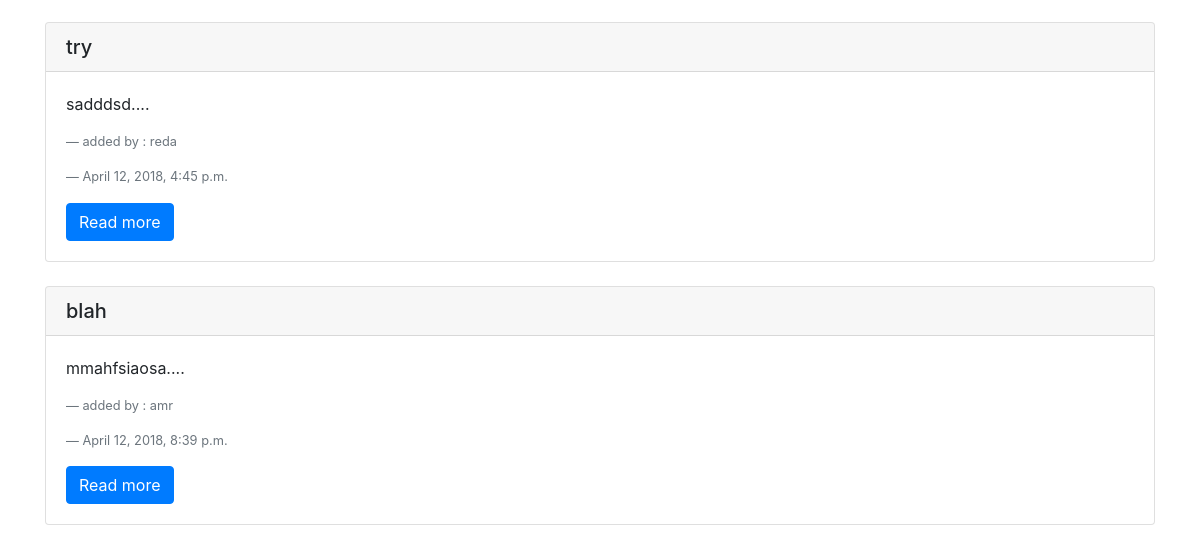
The app's page / (lower part), older data.
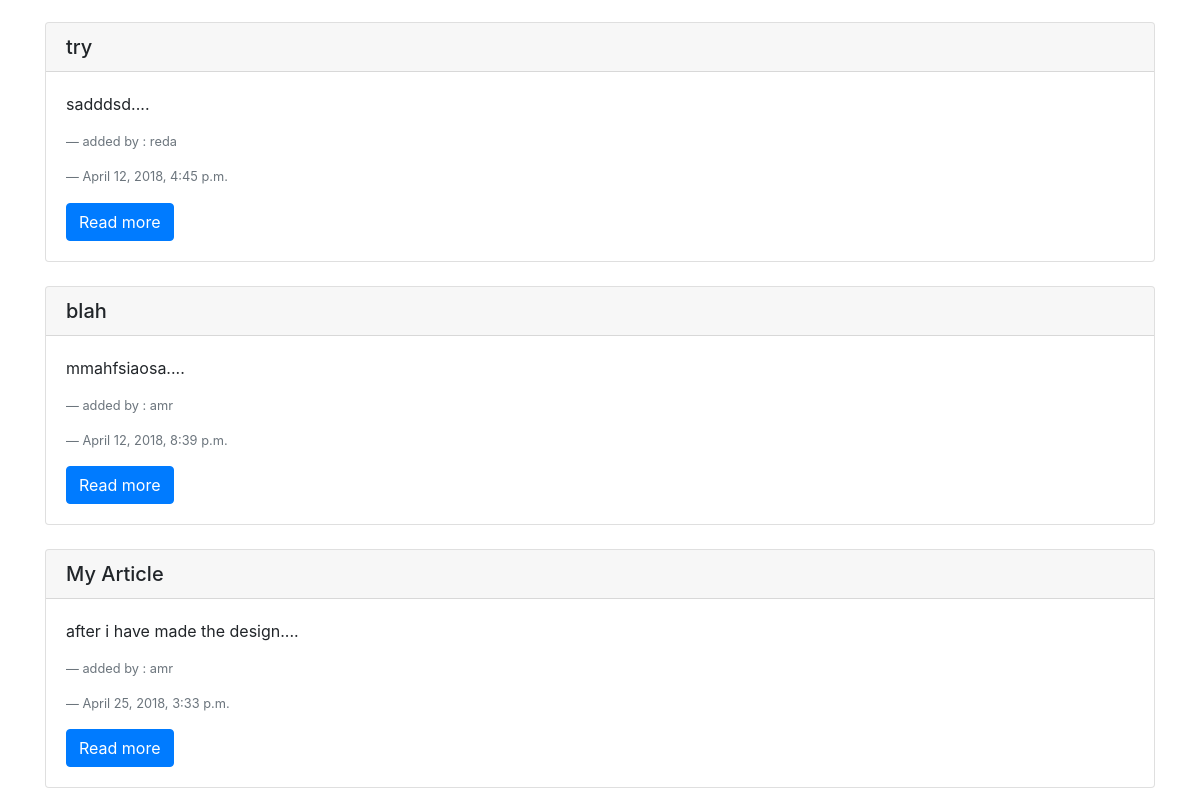
The same page, newer data.
### article/models.py (models this page shows, shortened)
class Article(models.Model):
    title = models.CharField(max_length=100)
    slug = models.SlugField()
    body = models.TextField()
    date = models.DateTimeField(auto_now_add=True)
    thumb = models.ImageField(default='default.png',blank=True)
    author = models.ForeignKey(User,on_delete=models.CASCADE,default=None)
    def snippet(self):
        return self.body[:150]+'....'

### article/views.py (the view)
# urls.py: path('', views.article,name="home"),
def article(request):
    articles=Article.objects.all().order_by('date')
    return render(request,'article/article.html',{'articles':articles})

### article/templates/article/article.html (shortened to what this page needs)
{% extends 'base.html' %}
{%block content%}
  <div class="container">
    {% for art in articles %}
    <div class="card my-4">
      <h5 class="card-header">{{ art.title }}</h5>
      <div class="card-body">
        <p class="card-text">{{ art.snippet }}</p>
        <p class="blockquote-footer">added by : {{ art.author.username }}</p>
        <p class="blockquote-footer">{{ art.date }}</p>
        <a href="{% url 'article:details' slug=art.slug  %}" class="btn btn-primary">Read more</a>
    </div>
      </div>
    {% endfor %}
  </div>
{% endblock %}

Row changes from the older to the newer data that the page shows:
added Article: title "My Article", snippet "after i have made the design....", author.username "amr", date "April 25, 2018, 3:33 p.m."
